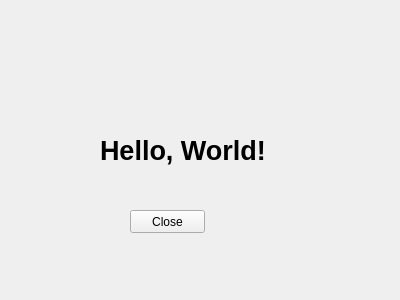
<?xml version="1.0" encoding="UTF-8"?>
<ui version="4.0">
 <class>Widget</class>
 <widget class="QWidget" name="Widget">
  <property name="geometry">
   <rect>
    <x>0</x>
    <y>0</y>
    <width>400</width>
    <height>300</height>
   </rect>
  </property>
  <property name="windowTitle">
   <string>My First Demo</string>
  </property>
  <widget class="QLabel" name="LabDemo">
   <property name="geometry">
    <rect>
     <x>100</x>
     <y>130</y>
     <width>201</width>
     <height>41</height>
    </rect>
   </property>
   <property name="font">
    <font>
     <pointsize>20</pointsize>
     <weight>75</weight>
     <bold>true</bold>
    </font>
   </property>
   <property name="text">
    <string>Hello, World!</string>
   </property>
  </widget>
  <widget class="QPushButton" name="btnClose">
   <property name="geometry">
    <rect>
     <x>130</x>
     <y>210</y>
     <width>75</width>
     <height>23</height>
    </rect>
   </property>
   <property name="text">
    <string>Close</string>
   </property>
  </widget>
 </widget>
 <layoutdefault spacing="6" margin="11"/>
 <resources/>
 <connections>
  <connection>
   <sender>btnClose</sender>
   <signal>clicked()</signal>
   <receiver>Widget</receiver>
   <slot>close()</slot>
   <hints>
    <hint type="sourcelabel">
     <x>167</x>
     <y>221</y>
    </hint>
    <hint type="destinationlabel">
     <x>199</x>
     <y>149</y>
    </hint>
   </hints>
  </connection>
 </connections>
</ui>
